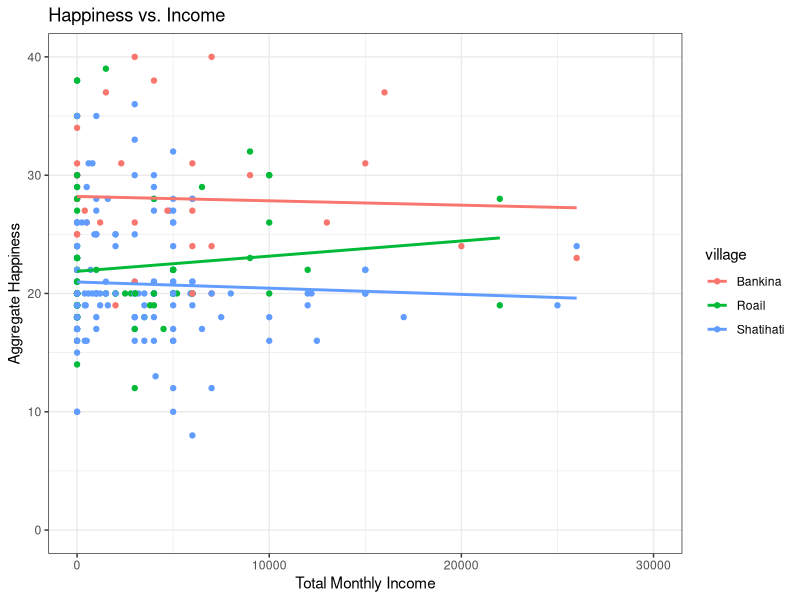

Write R code to recreate this figure. (Note: this script raises an error after producing the figure.)
## ---- chunk 1

library(caret)
library(readr)
library(tidyverse)
library(randomForest)

Household <- read_csv("Household.csv")

data <- Household


for (i in 1:nrow(data)){
  if (data$mo_wageinc1[i] == ".n"){
    data$mo_wageinc1[i] <- 0
  }
  
  if (data$mo_nonwageinc1[i] == ".n"){
    data$mo_nonwageinc1[i] <- 0
  }
  
  if (data$mo_wageinc2[i] == ".n"){
    data$mo_wageinc2[i] <- 0
  }
  
  if (data$mo_nonwageinc2[i] == ".n"){
    data$mo_nonwageinc2[i] <- 0
  }
}

data_1 <- data %>%
  select(newid, hsize1, village, migrant_any, wrkstat, age, sex, marital, happy, happy_future, ownhouse, mo_wageinc1, mo_nonwageinc1, mo_wageinc2, mo_nonwageinc2, happy_past, satcur_job, satcur_achieve, satcur_livstandard, satcur_health, satcur_safe, satcur_comm, satcur_finsec, satcur_leistime, satcur_socenv, satcur_fam) %>%
  mutate(hsize1 = as.numeric(hsize1)) %>%
  mutate(age = as.numeric(age)) %>%
  mutate(mo_wageinc1 = as.numeric(mo_wageinc1)) %>%
  mutate(mo_nonwageinc1 = as.numeric(mo_nonwageinc1)) %>%
  mutate(mo_wageinc2 = as.numeric(mo_wageinc2)) %>%
  mutate(mo_nonwageinc2 = as.numeric(mo_nonwageinc2)) %>%
  filter(happy != ".m") %>%
  filter(happy_past != ".m") %>%
  filter(happy_future != ".m") %>%
  filter(satcur_job != ".n") %>%
  filter(satcur_job != ".m" & satcur_achieve != ".m" & satcur_livstandard != ".m" & satcur_health != ".m" & satcur_safe != ".m" & satcur_comm != ".m" & satcur_finsec != ".m" & satcur_leistime != ".m" & satcur_socenv != ".m" & satcur_fam  != ".m") %>%
  mutate(across(c("happy", "satcur_job", "satcur_achieve", "satcur_livstandard", "satcur_health", "satcur_safe", "satcur_comm", "satcur_finsec", "satcur_leistime", "satcur_socenv", "satcur_fam"), as.factor)) %>%
  mutate(across(c("happy", "satcur_job", "satcur_achieve", "satcur_livstandard", "satcur_health", "satcur_safe", "satcur_comm", "satcur_finsec", "satcur_leistime", "satcur_socenv", "satcur_fam"), ~ fct_relevel(., c("Not at all satisfied", "Somewhat unsatisfied", "Satisfied", "Quite satisfied", "Completely satisfied")))) %>%
  mutate(happy_past = as.factor(happy_past)) %>%
  mutate(happy_past = fct_relevel(happy_past, c("Worse", "Same", "Better"))) %>%
  mutate(happy_future = as.factor(happy_future)) %>%
  mutate(happy_future = fct_relevel(happy_future, c("Worse", "Same", "Better"))) %>%
  mutate(happy_agg = as.numeric(satcur_job) + as.numeric(satcur_achieve) + as.numeric(satcur_livstandard) + as.numeric(satcur_health) + as.numeric(satcur_safe) + as.numeric(satcur_comm) + as.numeric(satcur_finsec) + as.numeric(satcur_leistime) + as.numeric(satcur_socenv) + as.numeric(satcur_fam) - 10) %>%
  mutate(class_2 = as.factor(happy_agg > 20))

## ---- chunk 2
#graph 1: Happiness and income scatter plot divided by sex and faceted by village

data_1 %>%
  select(mo_wageinc1, mo_nonwageinc1, mo_wageinc2, mo_nonwageinc2, village, sex, happy_agg) %>%
  na.omit() %>%
  mutate(total_monthly_income = mo_wageinc1 + mo_nonwageinc1 + mo_wageinc2 + mo_nonwageinc2) %>%
  ggplot(aes(x = total_monthly_income, y = happy_agg, color = village)) +
  geom_point() +
  scale_x_continuous(limits = c(0, 30000)) +
  scale_y_continuous(limits = c(0, 40)) +
  geom_smooth(method = 'lm', se = F) +
  labs(title = "Happiness vs. Income", x = "Total Monthly Income", y = "Aggregate Happiness") +
  theme_bw()

linear_1 = lm(happy_agg ~ total_monthly_income, data = rf_data)
summary(linear_1) #p-value:  0.965  


#graph 2: Happiness and age scatter plot divided by sex and faceted by village

data_1 %>%
  select(age, village, sex, happy_agg) %>%
  na.omit() %>%
  ggplot(aes(x = age, y = happy_agg, color = sex)) +
  geom_smooth(method = lm, se = FALSE) +
  geom_point() +
  theme_bw() +
  labs(title = "Happiness vs. Age", x = "Age", y = "Aggregate Happiness")

l2_data_1 <- rf_data %>% filter(sex == "Male")
l2_data_2 <- rf_data %>% filter(sex == "Female")

linear_2.1 = lm(happy_agg ~ age, data = l2_data_1)
summary(linear_2.1) #p-value males = .171

linear_2.2 = lm(happy_agg ~ age, data = l2_data_2)
summary(linear_2.2) #p-value females = .0208 stat significant


# graph 3: Random Forest var importance

rf_data <- data_1 %>%
  mutate(total_monthly_income = mo_wageinc1 + mo_nonwageinc1 + mo_wageinc2 + mo_nonwageinc2) %>%
  select(hsize1, village, migrant_any, wrkstat, age, sex, ownhouse, class_2, total_monthly_income) %>%
  na.omit() 

set.seed(346587)
split_vec <- sample(x = nrow(rf_data), size = round(.8*nrow(rf_data)), replace = FALSE)

rf_data_train <- rf_data %>%
  slice(split_vec)

rf_data_test <- rf_data %>%
  anti_join(rf_data_train)
  
rf_x_data_train <- rf_data_train %>%
  select(hsize1, village, migrant_any, wrkstat, age, sex, ownhouse, total_monthly_income)

rf_y_data_train <- rf_data_train$class_2
  
rf_x_data_test <- rf_data_test %>%
  select(hsize1, village, migrant_any, wrkstat, age, sex, ownhouse, total_monthly_income)
  
rf_y_data_test <- rf_data_test$class_2

rf1 <- randomForest(x = rf_x_data_train, y = rf_y_data_train, xtest = rf_x_data_test, ytest = rf_y_data_test, keep.forest=TRUE) 

varImpPlot(rf1, main = "Random Forest Variable Importance")


#graph 4: work status effect on happiness by gender

data_1 %>%
  select(wrkstat, happy_agg, sex) %>%
  filter(wrkstat!=".m") %>%
  na.omit() %>%
  ggplot(aes(x = wrkstat, y= happy_agg, color=sex))+
  geom_boxplot() +
  theme_bw() +
  labs(title = "Happiness vs. Employment Status", x = "Employment Status", y = "Aggregate Happiness")

linear_4 = lm(happy_agg ~ wrkstat, data = rf_data)
summary(linear_4) #p-value: .4704    
 
## ---- chunk 3

# random forest model

rf_data <- data_1 %>%
  mutate(total_monthly_income = mo_wageinc1 + mo_nonwageinc1 + mo_wageinc2 + mo_nonwageinc2) %>%
  select(hsize1, village, migrant_any, wrkstat, age, sex, ownhouse, happy_agg, total_monthly_income) %>%
  filter(wrkstat != ".m") %>%
  filter(ownhouse != ".m") %>%
  na.omit()

set.seed(346587)
split_vec <- sample(x = nrow(rf_data), size = round(.8*nrow(rf_data)), replace = FALSE)

rf_data_train <- slice(rf_data, split_vec)
rf_data_test <- anti_join(rf_data, rf_data_train)

rf_x_data_train <- select(rf_data_train, !happy_agg)
rf_y_data_train <- pull(rf_data_train, happy_agg)
rf_x_data_test <- select(rf_data_test, !happy_agg)
rf_y_data_test <- pull(rf_data_test, happy_agg)

rf <- randomForest(x = rf_x_data_train, y = rf_y_data_train, xtest = rf_x_data_test, ytest = rf_y_data_test, keep.forest=TRUE) 

rf

# linear regression model

lm1 <- lm(happy_agg ~ age, data=rf_data_train)
lm1
p2 <- predict(lm1, rf_data_test)
mean((rf_data_test$happy_agg - p2)^2) # mean squared prediction error

ggplot(rf_data_train, aes(x = age, y = happy_agg)) +
  geom_point() +
  geom_smooth(method = lm, se = F) +
  geom_text(x = 73, y = 26, label="y = -0.0595 x + 24.57, MSPE=23.97") +
  labs(title = "Happiness vs. Age", x = "Age", y = "Aggregate Happiness")

# multiple regression model

rf_data_train2 <- rf_data_train %>% mutate_if(is_character, as.factor)

lm2 <- lm(happy_agg ~ age + hsize1 + village + migrant_any + wrkstat + sex + ownhouse +  total_monthly_income, data=rf_data_train2)
lm2
p2 <- predict(lm2, rf_data_test)
mean((rf_data_test$happy_agg - p2)^2) # mean squared prediction error
